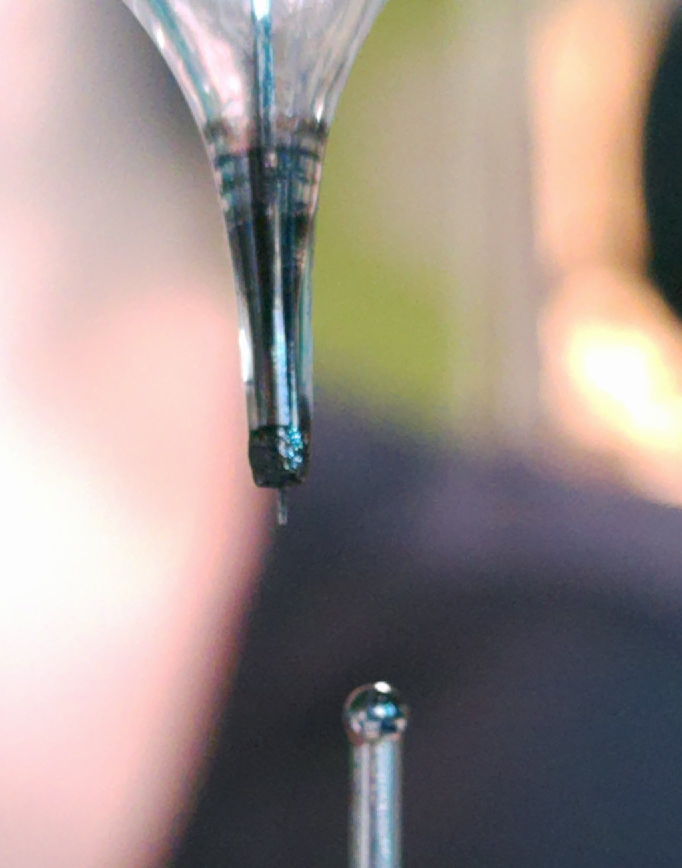
#> input picture ros/tatbot_calib/test/data/palette-3rl-park-3942-1984.jpg, 1364 x 1736 px (shown at 1/2 size)
$ python -i atlas.py   (imports and definitions only)
#> lines starting #> are read from the running program, lines starting #| are printed output that depends on the picture
### python/tatbot_art/src/tatbot_art/color.py
"""Colour spaces and differences: sRGB, linear light, OKLab, CIELAB (D65) and CIEDE2000.

Arrays are float, channels last, sRGB in 0..1. Every function broadcasts over leading axes.
"""
from __future__ import annotations

import numpy as np

_RGB_TO_XYZ = np.array([[0.4124564, 0.3575761, 0.1804375],
                        [0.2126729, 0.7151522, 0.0721750],
                        [0.0193339, 0.1191920, 0.9503041]])
_WHITE_D65 = np.array([0.95047, 1.0, 1.08883])
# Ottosson 2020, linear sRGB -> LMS -> OKLab.
_RGB_TO_LMS = np.array([[0.4122214708, 0.5363325363, 0.0514459929],
                        [0.2119034982, 0.6806995451, 0.1073969566],
                        [0.0883024619, 0.2817188376, 0.6299787005]])
_LMS_TO_OKLAB = np.array([[0.2104542553, 0.7936177850, -0.0040720468],
                          [1.9779984951, -2.4285922050, 0.4505937099],
                          [0.0259040371, 0.7827717662, -0.8086757660]])


def from_8bit(rgb) -> np.ndarray:
    return np.asarray(rgb, float) / 255.0


def to_8bit(rgb) -> np.ndarray:
    return np.clip(np.rint(np.asarray(rgb, float) * 255.0), 0, 255).astype(np.uint8)


def srgb_to_linear(c) -> np.ndarray:
    c = np.asarray(c, float)
    return np.where(c <= 0.04045, c / 12.92, ((c + 0.055) / 1.055) ** 2.4)


def linear_to_srgb(c) -> np.ndarray:
    c = np.clip(np.asarray(c, float), 0.0, 1.0)
    return np.where(c <= 0.0031308, c * 12.92, 1.055 * c ** (1 / 2.4) - 0.055)


def oklab(srgb) -> np.ndarray:
    lms = srgb_to_linear(srgb) @ _RGB_TO_LMS.T
    return np.cbrt(lms) @ _LMS_TO_OKLAB.T


def oklab_to_srgb(lab) -> np.ndarray:
    lms = (np.asarray(lab, float) @ np.linalg.inv(_LMS_TO_OKLAB).T) ** 3
    return linear_to_srgb(lms @ np.linalg.inv(_RGB_TO_LMS).T)


# [43 lines left out: functions oklch, cielab, delta_e00, not called in this run]

### python/tatbot_art/src/tatbot_art/atlas.py
"""The map of the wall: every design placed by what it looks like and what made it.

Two designs are close when their genes agree (style, subject, ink load, fill) and when their Flow
images look alike (an OKLab thumbnail and a chroma-weighted hue histogram). Classical MDS of that
distance lays each neighbourhood (Ward-linkage clusters) out as an island, the islands placed by how
far apart their designs are, and each design links to its nearest few. The page relaxes the layout with a force simulation and
draws lineage from each document's own `parents` and `study_of`; this module only measures.
"""
from __future__ import annotations

import math
from collections import Counter
from pathlib import Path

import numpy as np
from PIL import Image
from scipy.cluster.hierarchy import fcluster, linkage
from scipy.spatial.distance import squareform

from .color import from_8bit, oklab

THUMB = 12        # OKLab thumbnail side, cells
HUES = 12         # hue histogram bins, plus one for ink with no chroma
NEAR = 5          # neighbours each design links to
GENE_WEIGHT = 0.55
GENE_PARTS = {"style": 2.0, "subject": 1.5, "palette": 1.5, "fill": 0.5}


def descriptor(image: Path) -> np.ndarray:
    """What a design looks like: a coarse OKLab picture and where its colour sits on the hue wheel."""
    with Image.open(image) as im:
#> im is the input picture: PIL image 1364x1736 RGB; mean R, G, B 156.8, 143.7, 138.5
        rgb = im.convert("RGB")
        small = np.asarray(rgb.resize((THUMB, THUMB), Image.Resampling.BOX))
        mid = np.asarray(rgb.resize((64, 64), Image.Resampling.BOX))
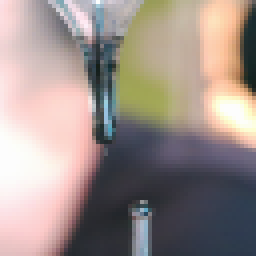
#> mid: shape (64, 64, 3) (shown 4 times larger); mean R, G, B 156.8, 143.6, 138.5
    thumb = oklab(from_8bit(small)).reshape(-1)
#> thumb = 432 values, max 0.994 at index 252, min -0.0363 at index 395, mean 0.225
    lab = oklab(from_8bit(mid)).reshape(-1, 3)
#> in srgb_to_linear (call 2), `return np.where(c <= 0.04045, c / 12.92, ((c + 0.055) / 1.055) ** 2.4)`:
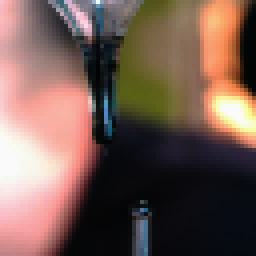
#> returned value: shape (64, 64, 3) float64 (shown 4 times larger); mean of channels 0, 1, 2 0.458, 0.36, 0.325; drawn as R, G, B
#> in oklab (call 2), `lms = srgb_to_linear(srgb) @ _RGB_TO_LMS.T`:
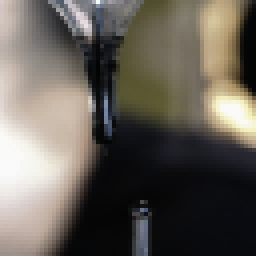
#> lms: shape (64, 64, 3) float64 (shown 4 times larger); mean of channels 0, 1, 2 0.399, 0.377, 0.346; drawn as R, G, B
#> in oklab (call 2), `return np.cbrt(lms) @ _LMS_TO_OKLAB.T`:
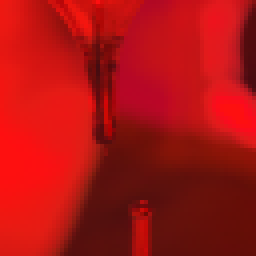
#> returned value: shape (64, 64, 3) float64 (shown 4 times larger); mean of channels 0, 1, 2 0.653, 0.0123, 0.00979; drawn with min black and max white
    chroma = np.hypot(lab[:, 1], lab[:, 2])
#> chroma = 4096 values, max 0.107 at index 1504, min 3.71e-08 at index 1784, mean 0.0346
    ink = 1.0 - lab[:, 0]  # how far from white paper
#> ink = 4096 values, max 0.777 at index 1048, min 0.00484 at index 2307, mean 0.347
    bins = ((np.arctan2(lab[:, 2], lab[:, 1]) + math.pi) / (2 * math.pi) * HUES).astype(int) % HUES
#> bins = 4096 values, max 11 at index 127, min 0 at index 24, mean 5.36
    hist = np.bincount(bins, weights=chroma, minlength=HUES)
#> hist = [1.57, 4, 10.93, 15.06, 3.37, 2.1, 36.22, 26.34, 15.36, 26.43, 0.211, 0.314]
    grey = np.array([np.sum(ink * (chroma < 0.04))])
#> grey = [1143.9]
    colour = np.concatenate([hist, grey])
#> colour = [1.57, 4, 10.93, 15.06, 3.37, 2.1, 36.22, 26.34, 15.36, 26.43, 0.211, 0.314, 1143.9]
    colour = colour / (colour.sum() or 1.0)
#> colour = [0.00122, 0.00311, 0.0085, 0.0117, 0.00262, 0.00163, 0.0282, 0.0205, 0.0119, 0.0206, 0.000164, 0.000244, 0.89]
    return np.concatenate([thumb, 4.0 * colour])


def _inks(doc: dict) -> frozenset[str]:
    return frozenset(i["id"] if isinstance(i, dict) else i for i in doc.get("inks", []))


# [118 lines left out: functions gene_distance, distances, mds, islands, clusters, graph, not called in this run]

>>> result = descriptor('../../../../ros/tatbot_calib/test/data/palette-3rl-park-3942-1984.jpg')
#> result = 445 values, max 3.56 at index 444, min -0.0363 at index 395, mean 0.228

$ run again, on ros/tatbot_calib/test/data/palette-dim-lifted-3970-2020.jpg
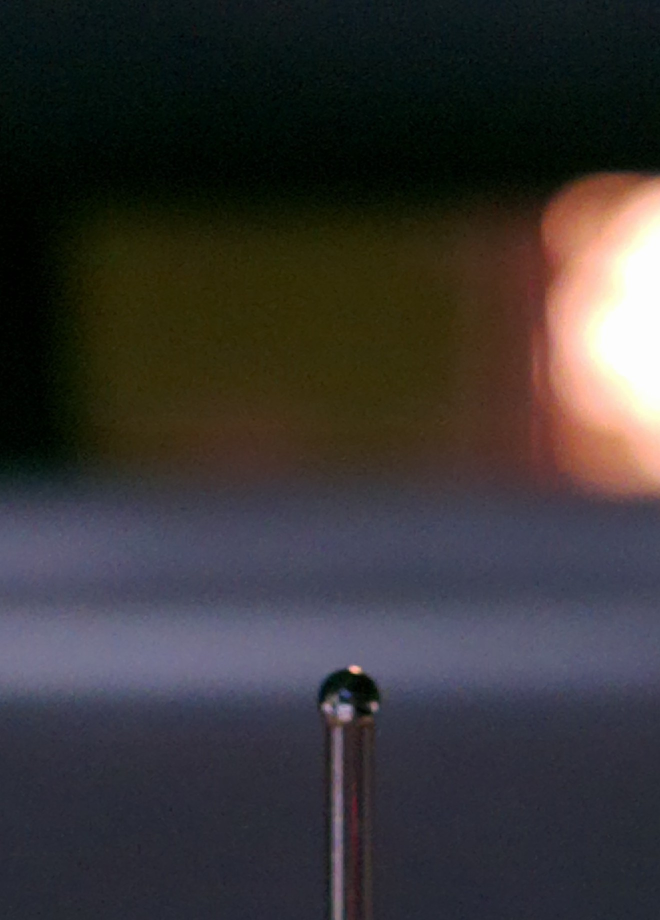
#> input picture ros/tatbot_calib/test/data/palette-dim-lifted-3970-2020.jpg, 1320 x 1840 px (shown at 1/2 size)
#> in descriptor, im is the input picture: PIL image 1320x1840 RGB; mean R, G, B 55.4, 52.8, 53.1
#> in descriptor, `mid = np.asarray(rgb.resize((64, 64), Image.Resampling.BOX))`:
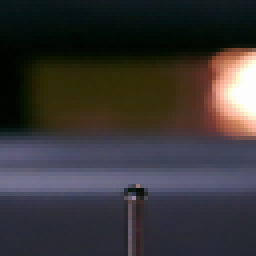
#> mid: shape (64, 64, 3) (shown 4 times larger); mean R, G, B 55.4, 52.8, 53.1
#> thumb = 432 values, max 0.993 at index 177, min -0.0394 at index 296, mean 0.109
#> in oklab (call 2), `return np.cbrt(lms) @ _LMS_TO_OKLAB.T`:
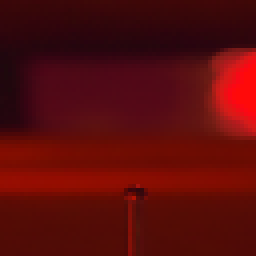
#> returned value: shape (64, 64, 3) float64 (shown 4 times larger); mean of channels 0, 1, 2 0.324, 0.00185, 0.000198; drawn with min black and max white
#> chroma = 4096 values, max 0.11 at index 1911, min 3.71e-08 at index 1151, mean 0.0321
#> ink = 4096 values, max 0.922 at index 1024, min 0.00595 at index 1151, mean 0.676
#> bins = 4096 values, max 11 at index 215, min 0 at index 1, mean 5.45
#> hist = [4.43, 1.95, 1.19, 49.74, 1.26, 0.763, 3, 20.28, 8.42, 23.79, 8.6, 7.95]
#> grey = [2144.3]
#> in descriptor, `colour = np.concatenate([hist, grey])`: colour = [4.43, 1.95, 1.19, 49.74, 1.26, 0.763, 3, 20.28, 8.42, 23.79, 8.6, 7.95, 2144.3]
#> in descriptor, `colour = colour / (colour.sum() or 1.0)`: colour = [0.00195, 0.000859, 0.000523, 0.0219, 0.000555, 0.000335, 0.00132, 0.00891, 0.0037, 0.0105, 0.00378, 0.00349, 0.942]
#> result = 445 values, max 3.77 at index 444, min -0.0394 at index 296, mean 0.115
